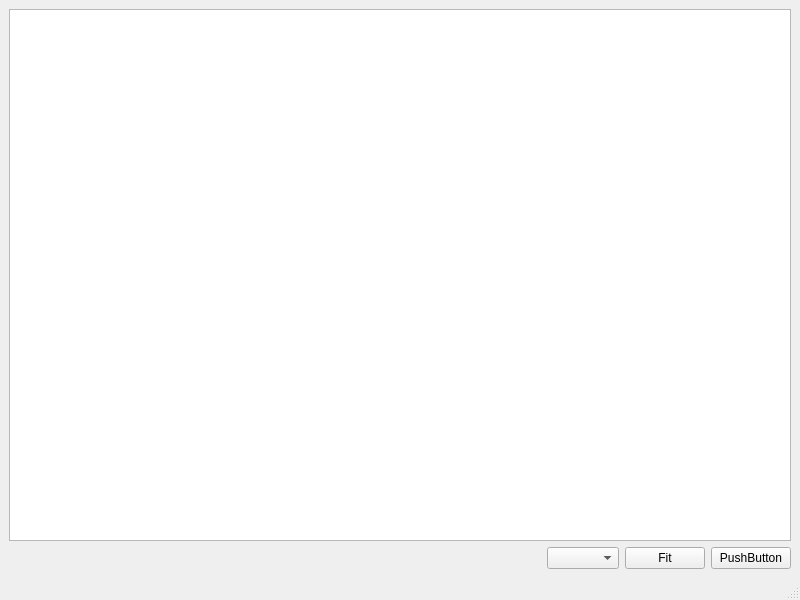
<?xml version="1.0" encoding="UTF-8"?>
<ui version="4.0">
 <class>MainWindow</class>
 <widget class="QMainWindow" name="MainWindow">
  <property name="geometry">
   <rect>
    <x>0</x>
    <y>0</y>
    <width>800</width>
    <height>600</height>
   </rect>
  </property>
  <property name="windowTitle">
   <string>MainWindow</string>
  </property>
  <widget class="QWidget" name="centralwidget">
   <layout class="QGridLayout" name="gridLayout">
    <item row="0" column="2">
     <widget class="PlotWidget" name="spectrum_view">
      <property name="backgroundBrush">
       <brush brushstyle="NoBrush">
        <color alpha="0">
         <red>0</red>
         <green>0</green>
         <blue>0</blue>
        </color>
       </brush>
      </property>
     </widget>
    </item>
    <item row="1" column="2">
     <layout class="QHBoxLayout" name="horizontalLayout">
      <item>
       <layout class="QHBoxLayout" name="roi_layout"/>
      </item>
      <item>
       <spacer name="horizontalSpacer">
        <property name="orientation">
         <enum>Qt::Horizontal</enum>
        </property>
        <property name="sizeHint" stdset="0">
         <size>
          <width>40</width>
          <height>20</height>
         </size>
        </property>
       </spacer>
      </item>
      <item>
       <widget class="QComboBox" name="fit_function"/>
      </item>
      <item>
       <widget class="QPushButton" name="fit_btn">
        <property name="text">
         <string>Fit</string>
        </property>
       </widget>
      </item>
      <item>
       <widget class="QPushButton" name="range_btn">
        <property name="text">
         <string>PushButton</string>
        </property>
       </widget>
      </item>
     </layout>
    </item>
   </layout>
  </widget>
  <widget class="QMenuBar" name="menubar">
   <property name="geometry">
    <rect>
     <x>0</x>
     <y>0</y>
     <width>800</width>
     <height>21</height>
    </rect>
   </property>
  </widget>
  <widget class="QStatusBar" name="statusbar"/>
 </widget>
 <customwidgets>
  <customwidget>
   <class>PlotWidget</class>
   <extends>QGraphicsView</extends>
   <header location="global">pyqtgraph</header>
  </customwidget>
 </customwidgets>
 <resources/>
 <connections/>
</ui>
